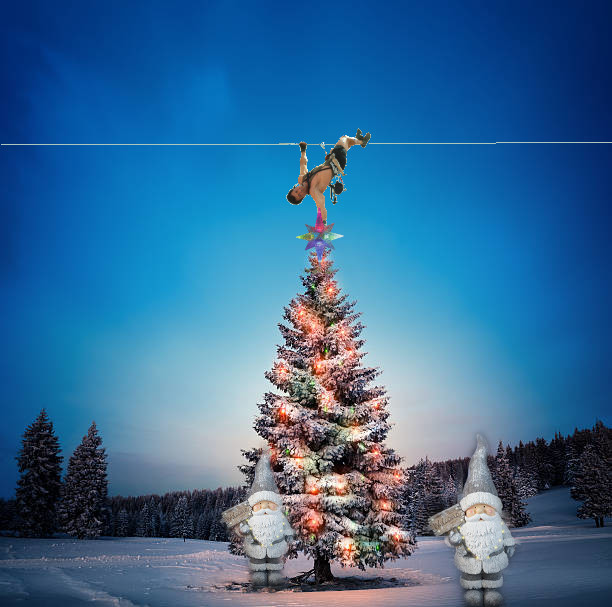
#> input picture Img1/christmas_tree_stallone_star_decoration.jpg, 612 x 607 px
$ python main_Img1.py
#> lines starting #> are read from the running program, lines starting #| are printed output that depends on the picture
from PIL import Image, ImageChops
import cv2

def ela_image(path, quality=90):
    original = Image.open(path)
    original.save("resaved.jpg", "JPEG", quality=quality)
    resaved = Image.open("resaved.jpg")
    ela = ImageChops.difference(original, resaved)
    ela = ela.point(lambda x: x * 10)
    ela.save("ela.jpg", "JPEG", quality=quality)
    ela.show()


#ela_image("christmas_tree_stallone_star_decoration.jpg")

def detect_duplicates(image_path):
    img = cv2.imread(image_path, 0)
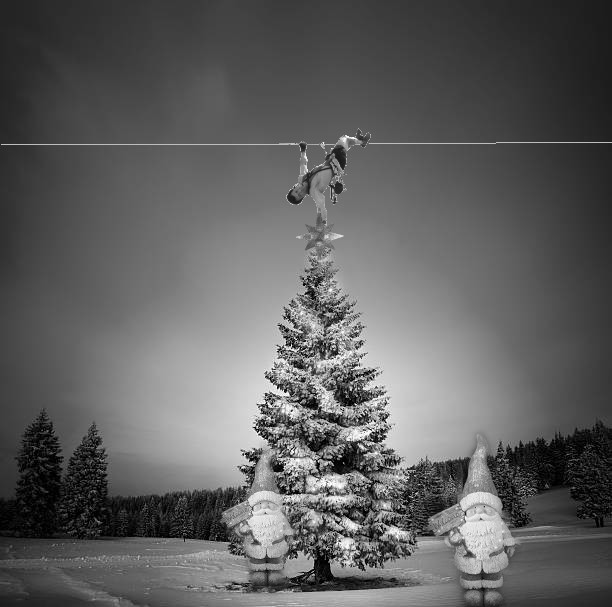
#> img: shape (607, 612); min 0, max 255, mean 95.4
    orb = cv2.ORB_create()
    kp, des = orb.detectAndCompute(img, None)
#> kp = 500 keypoints; strongest (x, y, size): (260, 434, 31), (286, 390, 31), (256, 430, 31), (277, 387, 31)
    bf = cv2.BFMatcher(cv2.NORM_HAMMING, crossCheck=True)
    matches = bf.match(des, des)
#> matches = 500 matches
    matches = [m for m in matches if m.distance < 30 and m.queryIdx != m.trainIdx]
#> matches = []
    result = cv2.drawMatches(img, kp, img, kp, matches, None)
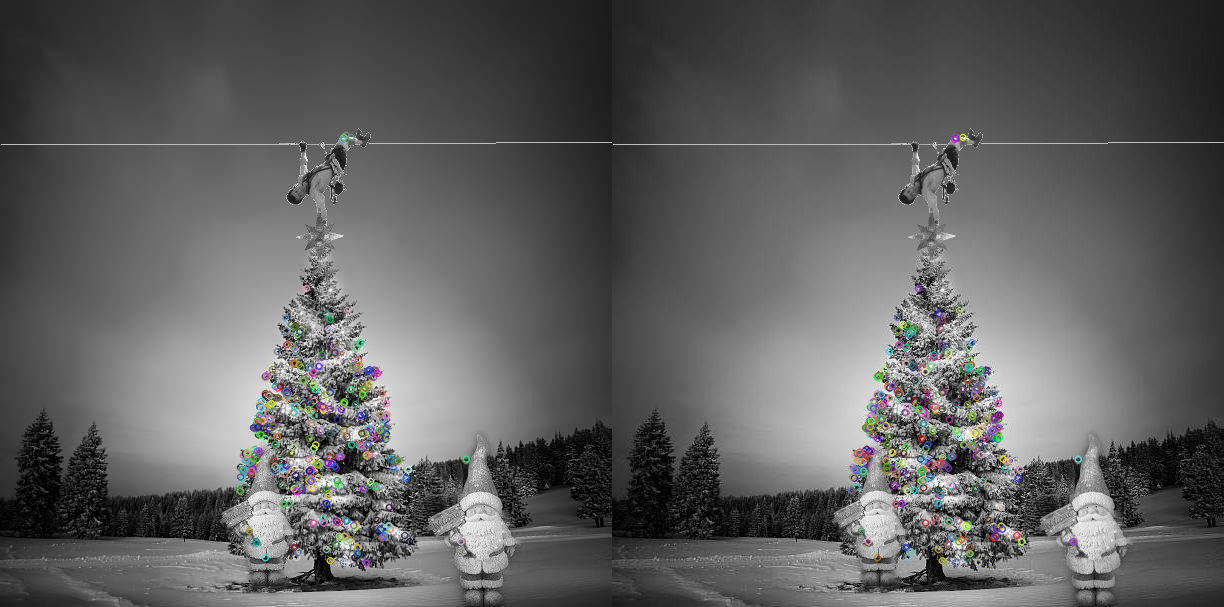
#> result: shape (607, 1224, 3); mean of channels 0, 1, 2 95.4, 95.5, 95.5; drawn as B, G, R
    cv2.imshow("Detected Duplicates", result)
    cv2.waitKey(0)

detect_duplicates("christmas_tree_stallone_star_decoration.jpg")
